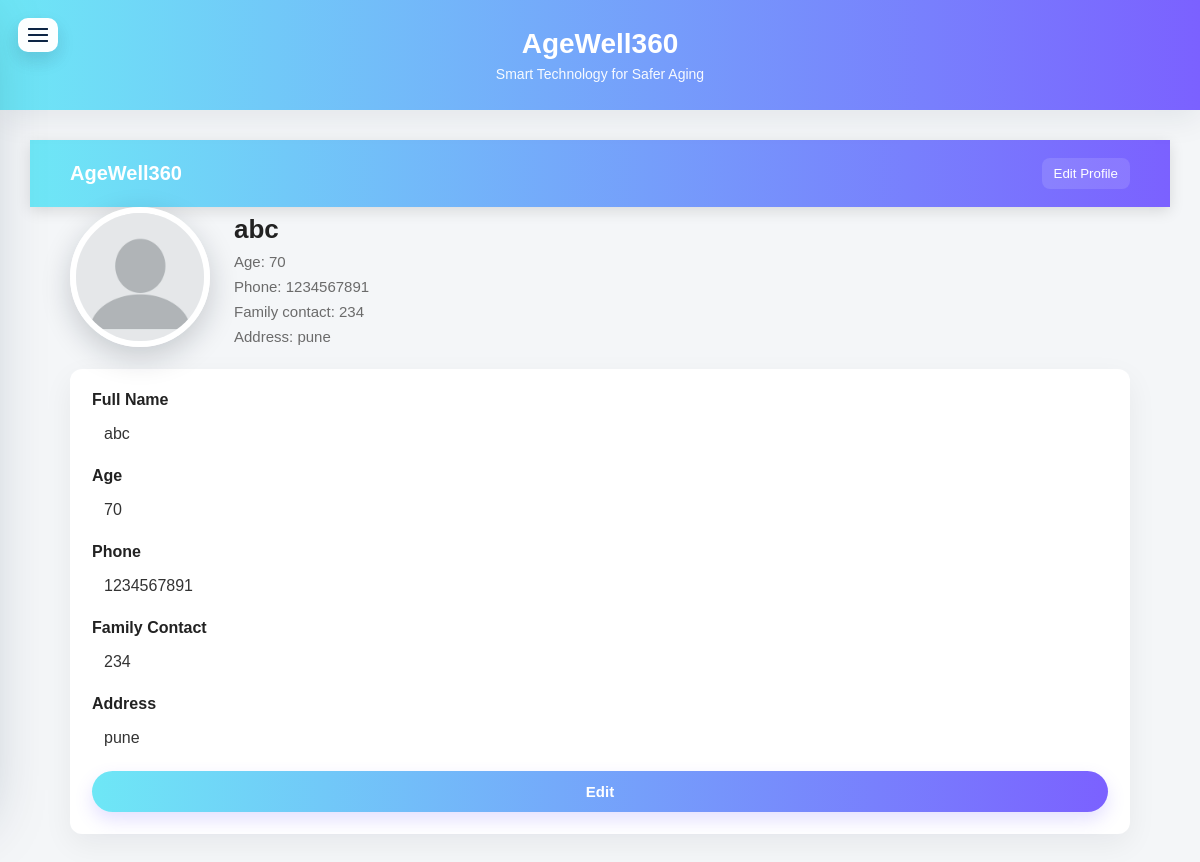
Screenshot of /profile/ (signed in) with the database file from the repository.
### accounts/models.py (models this page shows, shortened)
class Profile(models.Model):
    ROLE_CHOICES = [
        ('elderly', 'Elderly User'),
        ('caregiver', 'Caregiver'),
        ('family', 'Family Member'),
        ('doctor', 'Doctor'),
    ]
    user = models.OneToOneField(User, on_delete=models.CASCADE, related_name='profile')
    role = models.CharField(max_length=20, choices=ROLE_CHOICES, default='elderly')
    full_name = models.CharField(max_length=200, blank=True)
    age = models.PositiveIntegerField(null=True, blank=True)
    phone = models.CharField(max_length=50, blank=True)
    family_contact = models.CharField(max_length=50, blank=True)
    address = models.TextField(blank=True)
    is_profile_completed = models.BooleanField(default=False)
    photo = models.ImageField(upload_to='profiles/', null=True, blank=True)

### accounts/views.py (the view, shortened to what this page needs)
# urls.py: path('profile/', views.profile_view, name='profile'),
@login_required
def profile_view(request):
    profile, _ = Profile.objects.get_or_create(user=request.user)
    return render(request, 'accounts/profile.html', {'profile': profile})

### templates/accounts/profile.html (shortened to what this page needs)
{% extends 'base.html' %}
{% load static %}
{% block content %}
<div class="profile-top-banner">
  <div class="banner-inner">
    <button class="hamburger-btn banner-btn left" id="profileHamburger" aria-label="Open menu" aria-expanded="false">
      <span class="line"></span>
      <span class="line"></span>
      <span class="line"></span>
    </button>
    <div class="banner-title">AgeWell360</div>
    <button id="edit-toggle" class="banner-btn right">Edit Profile</button>
  </div>
</div>
<main class="profile-page">
  <div class="profile-header">
    <div class="profile-avatar-wrap">
      <img id="avatarImg" src="{% static 'images/default-avatar.png' %}" alt="Profile photo" class="profile-avatar">
    </div>
    <div class="profile-summary">
      <h2 id="display-name">{{ user.get_full_name|default:user.username }}</h2>
      <div class="meta"><span id="display-age">Age: {{ profile.age|default:"-" }}</span></div>
      <div class="meta"><span id="display-phone">Phone: {{ profile.phone|default:"-" }}</span></div>
      <div class="meta"><span id="display-family">Family contact: {{ profile.family_contact|default:"-" }}</span></div>
      <div class="meta"><span id="display-address">Address: {{ profile.address|default:"-" }}</span></div>
    </div>
  </div>
  <section class="profile-card">
    <form id="profileForm" method="post" enctype="multipart/form-data">
      <div class="form-row">
        <label>Full Name</label>
        <div class="view-mode" id="view-fullname">{{ user.get_full_name|default:user.username }}</div>
      </div>
      <div class="form-row">
        <label>Age</label>
        <div class="view-mode" id="view-age">{{ profile.age|default:"-" }}</div>
      </div>
      <div class="form-row">
        <label>Phone</label>
        <div class="view-mode" id="view-phone">{{ profile.phone|default:"-" }}</div>
      </div>
      <div class="form-row">
        <label>Family Contact</label>
        <div class="view-mode" id="view-family">{{ profile.family_contact|default:"-" }}</div>
      </div>
      <div class="form-row">
        <label>Address</label>
        <div class="view-mode" id="view-address">{{ profile.address|default:"-" }}</div>
      </div>
      <div class="form-actions">
        <button type="button" id="editBtn" class="btn-primary">Edit</button>
      </div>
    </form>
  </section>
</main>
{% endblock %}

### static/css/style.css (style rules this page uses)
:root { --card-width:440px; --accent-start:#6ee7f6; --accent-end:#7b61ff; --muted:#6b6b6b; }
* { box-sizing:border-box }
html, body { height:100%; }
body { margin:0; padding:0; min-height:100%; font-family: Arial, sans-serif; color:#222; -webkit-font-smoothing:antialiased; background-color: #f4f6f8; overflow:auto; }
button { background-color: #1abc9c; color: white; border: none; padding: 10px 18px; border-radius: 5px; cursor: pointer; }
.btn-primary { display:block;width:100%;padding:12px;border-radius:999px;border:0;color:#fff;font-weight:700;font-size:15px; background:linear-gradient(90deg,var(--accent-start),var(--accent-end)); box-shadow:0 8px 18px rgba(107,81,255,0.18); cursor:pointer;transition:transform .12s ease,box-shadow .12s ease; }
.profile-top-banner { width:100%; background: linear-gradient(90deg,var(--accent-start),var(--accent-end)); color:#fff; padding:18px 0; box-shadow:0 4px 14px rgba(0,0,0,0.12); }
.profile-top-banner .banner-inner { max-width:1100px; margin:0 auto; display:flex; align-items:center; justify-content:space-between; padding:0 20px; }
.banner-title { font-size:20px;font-weight:700 }
.banner-btn { background:transparent;border:0;color:#fff;padding:8px 12px;border-radius:8px;cursor:pointer;text-decoration:none }
.banner-btn.left { background:rgba(255,255,255,0.08) }
.banner-btn.right { background:rgba(255,255,255,0.12) }
.profile-page { max-width:1100px;margin:24px auto;padding:0 20px 80px }
.profile-header { display:flex;align-items:center;gap:24px;margin-top:-24px }
.profile-avatar-wrap { flex:0 0 auto;position:relative }
.profile-avatar { width:140px;height:140px;border-radius:50%;object-fit:cover;border:6px solid #fff;box-shadow:0 10px 30px rgba(13,24,40,0.2);cursor:pointer }
.profile-summary h2 { margin:0;font-size:26px }
.profile-summary .meta { color:var(--muted);margin-top:8px;font-size:15px }
.profile-card { background:#fff;border-radius:12px;box-shadow:0 10px 30px rgba(13,24,40,0.06);padding:22px;margin-top:18px }
.profile-card .form-row { display:flex;flex-direction:column;margin-bottom:14px }
.profile-card label { font-weight:600;margin-bottom:6px }
.profile-card .view-mode { font-size:16px;padding:10px 12px;color:#333 }
.profile-card .form-actions { display:flex;gap:12px;align-items:center }

### static/css/home.css (style rules this page uses)
:root { --accent-start:#6ee7f6; --accent-end:#7b61ff; }
* { box-sizing:border-box }
body { font-family:Arial,Helvetica,sans-serif }
.hamburger-btn { position:absolute;left:18px;top:18px;z-index:60;background:rgba(255,255,255,0.98);border-radius:10px;padding:10px;border:0;display:flex;flex-direction:column;gap:4px;cursor:pointer;box-shadow:0 8px 20px rgba(11,37,69,0.08) }
.hamburger-btn .line { width:20px;height:2px;background:#0b2545;border-radius:2px }

### rows the page displays
Profile: age "70", phone "1234567891", family_contact "234", address "pune"

### other values shown
{{ user.get_full_name|default:user.username }} "abc"
